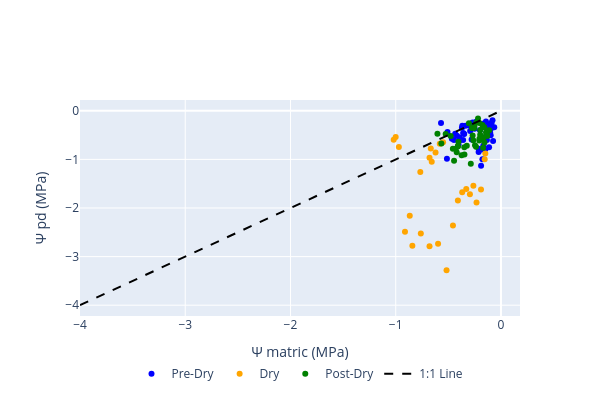
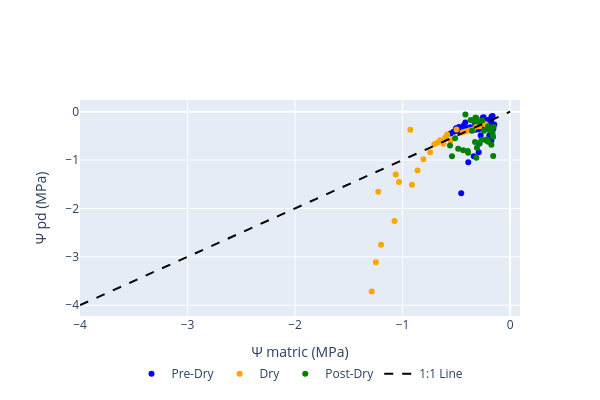
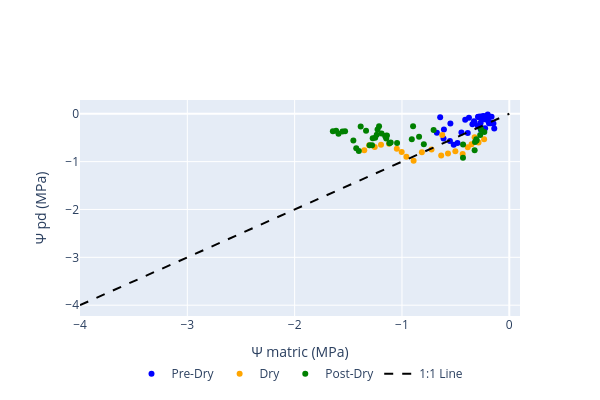
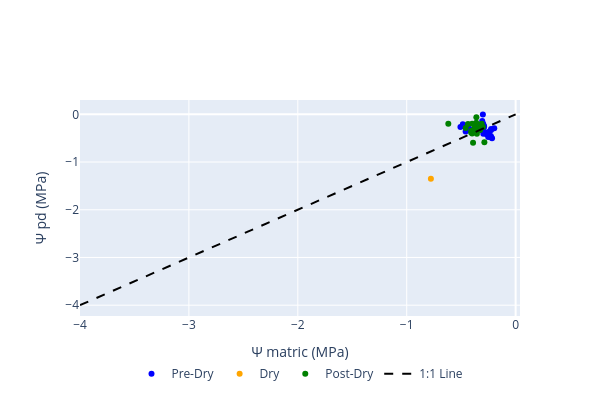

Notebook source saved alongside these figures, in order:
### Markdown cell above
## Predawn vs Soil Water Potentials Time Series (Regressions and Stats)

### Code cell
## I need to figure out with Resistance what is the best way to split the data (rainfall periods) and then revisit these plots 
from utils.predawn import plot_hydraulic_disconnection, compare_hydraulic_disconnection

# Path 
path_predawn_regression = path_graphs + 'Predawn_Soil_Regression/'

# Plot Soil and PD water potential as a regression and do a Kruskal-Wallis test on the nightime differences
plot_metrics_2021 = plot_hydraulic_disconnection(trees_data, '2021')
plot_metrics_2022 = plot_hydraulic_disconnection(trees_data, '2022')
comp_metrics = compare_hydraulic_disconnection(trees_data,path_output=path_predawn_regression)
